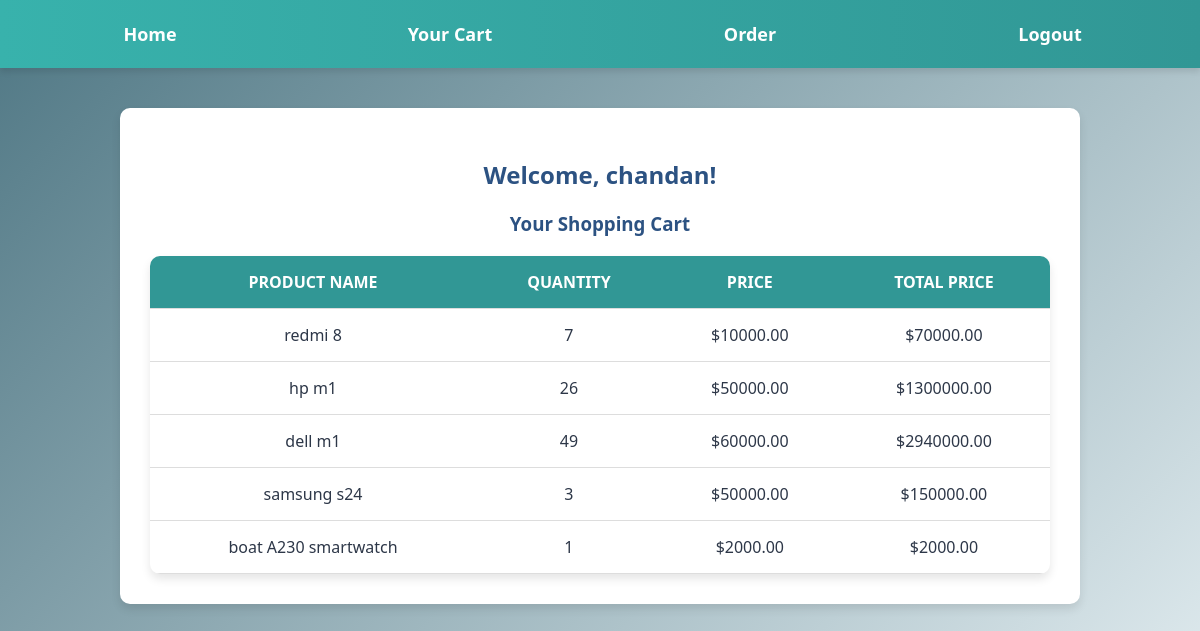
The page /order/cart-page/1/ (signed in) on the database as committed earlier.
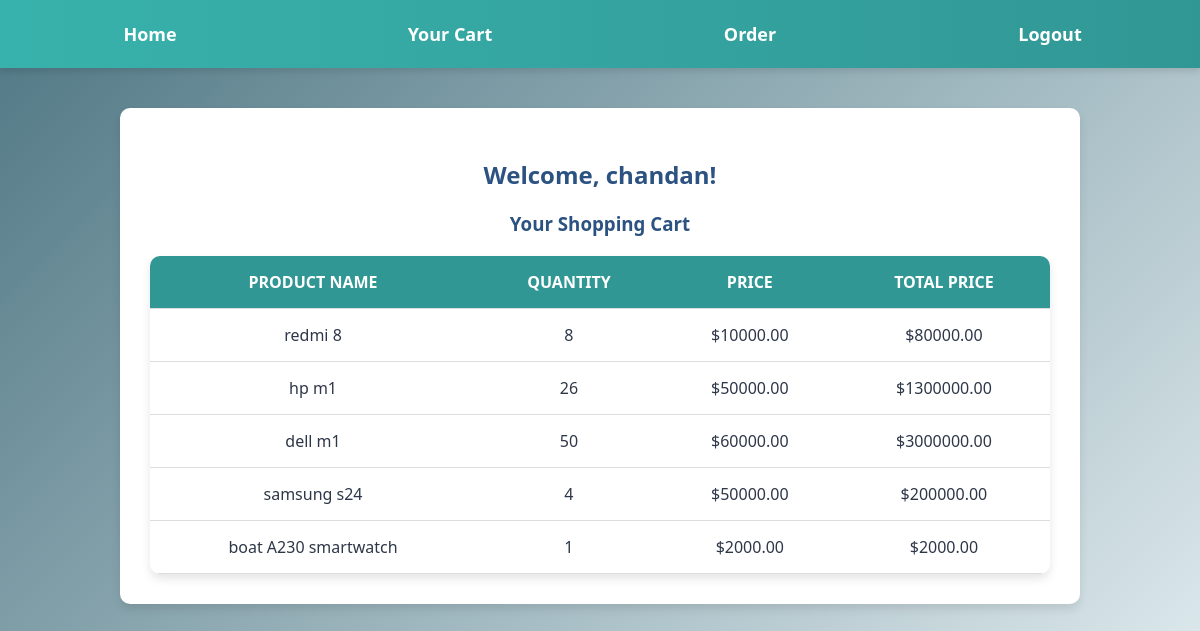
The same page on the database as committed later.
### my_order/models.py (models this page shows, shortened)
class Cart(models.Model):
    user = models.ForeignKey(User, on_delete=models.CASCADE)
    product = models.ForeignKey(Product, on_delete=models.CASCADE)
    quantity = models.PositiveIntegerField(default=1)

### my_shop/models.py (models this page shows, shortened)
class Product(models.Model):
    name = models.CharField(max_length=100)
    description = models.TextField()
    price = models.DecimalField(max_digits=10, decimal_places=2)
    image = models.ImageField(upload_to='products/')
    category = models.ForeignKey(Category, on_delete=models.CASCADE)

### my_order/views.py (the view)
# urls.py: path('cart-page/<int:user_id>/', views.cart_page, name="cart_page"),
@login_required(login_url='/account/signin/')
def cart_page(request, user_id):
    user = User.objects.get(id=user_id)
    cart_items = Cart.objects.filter(user_id=user_id)
    for item in cart_items:
        item.total_price = item.product.price * item.quantity
    return render(request, "cart_page.html", {
        'user': user,
        'cart_items': cart_items
    })

### my_order/templates/cart_page.html (shortened to what this page needs)
<!DOCTYPE html>
<html lang="en">
<head>
</head>
<body>
    {% include 'includes/navbar.html' %}
    <div class="container">
        <h2>Welcome, {{ user.username }}!</h2>
        <h3>Your Shopping Cart</h3>
        {% if cart_items %}
            <table>
                <thead>
                    <tr>
                        <th>Product Name</th>
                        <th>Quantity</th>
                        <th>Price</th>
                        <th>Total Price</th>
                    </tr>
                </thead>
                <tbody>
                    {% for item in cart_items %}
                        <tr>
                            <td data-label="Product">{{ item.product.name }}</td>
                            <td data-label="Quantity">{{ item.quantity }}</td>
                            <td data-label="Price">${{ item.product.price|floatformat:2 }}</td>
                            <td data-label="Total">${{ item.total_price }}</td>
                        </tr>
                    {% endfor %}
                </tbody>
            </table>
        {% else %}
            <p>Your cart is empty.</p>
        {% endif %}
    </div>
</body>
</html>

### templates/includes/navbar.html
<nav class="navbar">
    <ul>
        <li><a href="{% url 'home' %}">Home</a></li>
        {% if user.id %}
        <li><a href="{% url 'cart_page' user.id %}">Your Cart</a></li>
        <li><a href="{% url 'order_history_page' user.id %}">Order</a></li>
        <li><a href="{% url 'logout_user' %}">Logout</a></li>
        {% else %}
        <li><a href = "{% url 'login' %}">Login</a></li>
        {% endif %}
    </ul>
</nav>

### my_order/templates/cart_page.html (style rules this page uses)
body { margin: 0; font-family: 'Segoe UI', Tahoma, Geneva, Verdana, sans-serif; background: linear-gradient(135deg, #4f7784, #dbe7eb); color: #2d3748; padding: 0px; }
.navbar { background: linear-gradient(90deg, #38b2ac, #319795); box-shadow: 0 4px 6px rgba(0, 0, 0, 0.1); padding: 10px 0; position: sticky; top: 0; z-index: 1000; }
.navbar ul { list-style: none; display: flex; justify-content: space-evenly; align-items: center; margin: 0; padding: 0; }
.navbar ul li { flex: 1; text-align: center; }
.navbar ul li a { text-decoration: none; color: white; font-size: 18px; font-weight: 600; padding: 12px 20px; display: inline-block; transition: all 0.3s ease-in-out; }
.container { max-width: 900px; margin: 40px auto; background: white; padding: 30px; border-radius: 10px; box-shadow: 0 5px 10px rgba(0, 0, 0, 0.1); text-align: center; }
h2, h3 { color: #2c5282; }
table { width: 100%; border-collapse: collapse; margin-top: 20px; background: white; border-radius: 10px; overflow: hidden; box-shadow: 0 5px 10px rgba(0, 0, 0, 0.1); }
th, td { padding: 15px; text-align: center; border-bottom: 1px solid #ddd; }
th { background-color: #319795; color: white; text-transform: uppercase; }

Rows that differ between the two databases and show on the page:
changed Cart "redmi 8": quantity "7" → "8"; total_price "70000.00" → "80000.00"
changed Cart "dell m1": quantity "49" → "50"; total_price "2940000.00" → "3000000.00"
changed Cart "samsung s24": quantity "3" → "4"; total_price "150000.00" → "200000.00"
